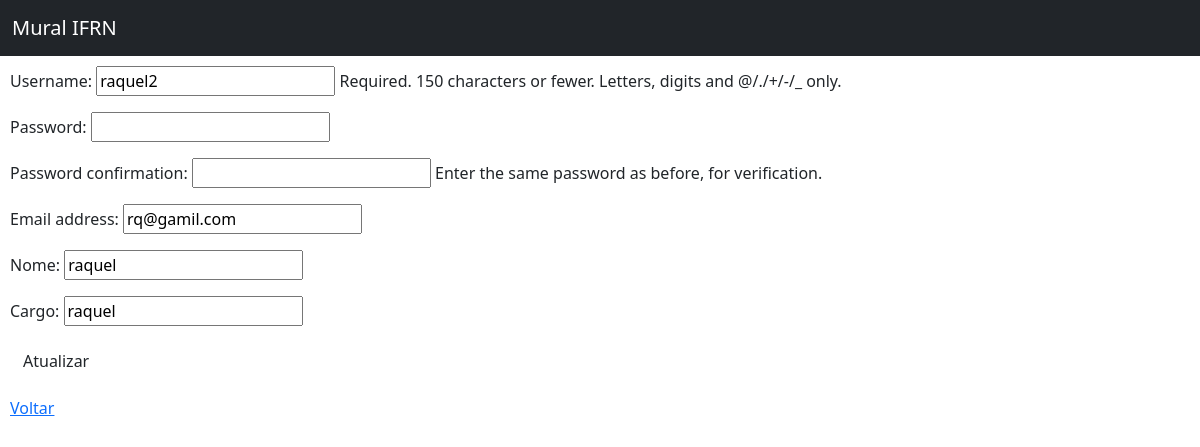
/atualizar_usuario/4, run on the app's committed database.
### core/models.py (models this page shows)
class Usuario(AbstractUser):
    nome = models.CharField('nome', max_length= 100)
    cargo = models.CharField('cargo', max_length=50)

### core/views.py (the view)
# urls.py: path('atualizar_usuario/<int:id>',atualizar_usuario,name='atualizar_usuario'),
def atualizar_usuario(request, id):
    meus_usuarios = Usuario.objects.get(id=id)
    form = UsuarioForm(request.POST or None, request.FILES or None, instance = meus_usuarios)
    if form.is_valid():
         form.save()
         return redirect('listar_usuario')
    contexto = {
        "form_usuario": form
    }
    return render(request, 'cruds/usuario_editar.html', contexto )

### core/forms.py
class UsuarioForm(UserCreationForm):
    class Meta:
        model = Usuario
        fields = ['username','password1','password2','email','nome','cargo']

### templates/cruds/usuario_editar.html (shortened to what this page needs)
{% load static %}
{% load widget_tweaks %}
<!DOCTYPE html>
<html lang="en">
<head>
    <link rel="stylesheet" type="text/css" href="estilo.css" />
    <link rel="stylesheet" type="text/css" href="{% static 'estilo.css' %}" media="screen" />
    <link rel="stylesheet" type="text/css" href="{% static 'forms.css' %}" media="screen" />
    <link href="https://cdn.jsdelivr.net/npm/bootstrap@5.2.2/dist/css/bootstrap.min.css" rel="stylesheet"
>
</head>
<body>
    <header>
        <header>
            <nav class="navbar navbar-dark bg-dark fixed-top">
                <div class="container-fluid">
                    <a class="navbar-brand" href="{%url 'home' %}">Mural IFRN</a>
            </nav>
        </header>
    </header>
    <h1>ATUALIZAR</h1>
    <form method="POST" action="{% url 'atualizar_usuario' usuario.id %}"  enctype="multipart/form-data">
        {{ form_usuario.as_p }}
        <p><input type="submit"  class="btn btn-verde" value="Atualizar"/></p>
        <p><a href="{% url 'usuario' %}" class="btn-voltar">Voltar</a></p>
    </form>
</body>
</html>

### static/estilo.css (style rules this page uses)
body { font-family: 'Times New Roman', Times, serif; margin-top: 80px; }

### static/forms.css (style rules this page uses)
body { text-align: center; font-family: Arial, Helvetica, sans-serif; padding: 10px; }
form { align-items: center; }

### data on the page
Usuario: username "raquel2", email "rq@gamil.com", nome "raquel", cargo "raquel"
